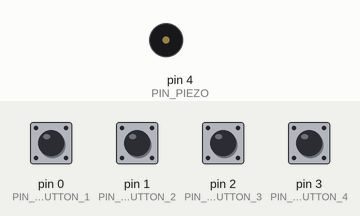
Simulated run of this sketch. Board: Arduino Uno, built with avr-gcc and run on an emulated ATmega328P. Parts: buzzer (waves = sounding). The test bench sets the inputs (shaded band); at power-on: pin 0 (PIN_LED_BUTTON_1), pin 1 (PIN_LED_BUTTON_2), pin 2 (PIN_LED_BUTTON_3), pin 3 (PIN_LED_BUTTON_4) HIGH. Random numbers use the default seed unless the sketch sets one.

Above: at 1.3 s.
1.4 s: pin 0 (PIN_LED_BUTTON_1) pulled LOW for 0.15 s
At 2.21 s:
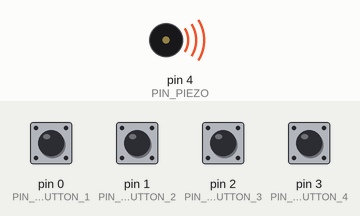
3.8 s: pin 0 (PIN_LED_BUTTON_1) pulled LOW for 1 s
7.8 s: pin 1 (PIN_LED_BUTTON_2) pulled LOW for 0.15 s
10.9 s: pin 2 (PIN_LED_BUTTON_3) pulled LOW for 0.15 s
At 11.5 s:
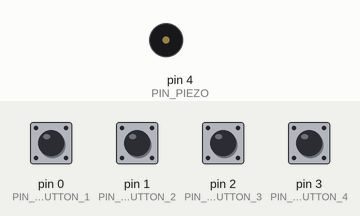
14.0 s: pin 0 (PIN_LED_BUTTON_1) pulled LOW for 0.15 s
17.0 s: pin 1 (PIN_LED_BUTTON_2) pulled LOW for 1 s
At 17.7 s:
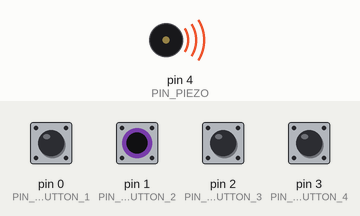
Timing chart, 0 to 21.3 s (numbered marks = the images above; inputs shaded):
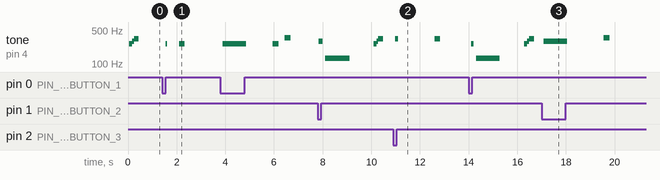

The sketch:

N_019.ino
```cpp
  /* Projeto Nº 19

  *
  * Author: Thiago Santos Tassinari
  * Data: 30/10/2020
  * Descrição do Projeto:

  <!----------------------------Game Genius----------------------------->

  Um circuito utilizando arduino UNO para simulação de um semáforo acionado para parar
  ao pedestre querer atravessar a rua. Apenas precisa apertar o botão para mudar a
  função dos LEDs.

<!-----------------------Componentes necessários------------------------------------->

  - 1 USB
  - 1 Protoboard;
  - 4 Leds;
  - 4 Buttons;
  - 1 ATTiny;
  - 1 Piezo;
  - 5 Resistores de 2.2KOhm
  - 4 Resistor de 220Ohm
  - Jumpers

<------------------------------------------------------------------------------------->
*/

// Definindo os pinos
#define PIN_LED_BUTTON_1  0   // Button 0 input/LED output
#define PIN_LED_BUTTON_2  1   // Button 1 input/LED output
#define PIN_LED_BUTTON_3  2   // Button 2 input/LED output
#define PIN_LED_BUTTON_4  3   // Button 3 input/LED output
#define PIN_PIEZO         4   // Piezo buzzer output

#define LED_BUTTON_COUNT  4   // Number of LEDs & buttons

static int buttonLookup[LED_BUTTON_COUNT] = { PIN_LED_BUTTON_1, PIN_LED_BUTTON_2, PIN_LED_BUTTON_3, PIN_LED_BUTTON_4 };
static long gameSeed;

// Retorna o período em microssegundos do tom de meio ciclo para cada botão.
int ledButtonHalfPeriod(int button) {
  switch (button) {
    case PIN_LED_BUTTON_1:
      return 1911;
    case PIN_LED_BUTTON_2:
      return 1703;
    case PIN_LED_BUTTON_3:
      return 1517;
    case PIN_LED_BUTTON_4:
      return 1432;
  }
  return 3822;
}

bool checkButtonPush(int button) {
  bool resultado = false;
  pinMode(button, INPUT);   // Definir botão como entrada
  digitalWrite(button, HIGH); // Enable pullup

  int halfPeriod = ledButtonHalfPeriod(button);

  while (digitalRead(button) == LOW) {
    // O botão está sendo pressionado
    resultado = true;
    digitalWrite(PIN_PIEZO, HIGH);
    delayMicroseconds(halfPeriod);
    digitalWrite(PIN_PIEZO, LOW);
    delayMicroseconds(halfPeriod);
  }
  return resultado;
}

int getButtonPush(void) {
  for (int i = 0; i < LED_BUTTON_COUNT; ++i) {
    if (checkButtonPush(buttonLookup[i])) {
      return i;
    }
  }
  return -1;
}

void displayLightAndSound(int led, int duration) {
  if (led >= 0) {
    pinMode(led, OUTPUT);   // Definir pino de cátodo led como saída
    digitalWrite(led, LOW);   // e dirigir baixo (para ligar o LED).
  }

  int halfPeriod = ledButtonHalfPeriod(led);
  long cycleCount = (long)duration * 500;
  cycleCount /= halfPeriod;
  for (; cycleCount > 0; --cycleCount) {
    digitalWrite(PIN_PIEZO, HIGH);
    delayMicroseconds(halfPeriod);
    digitalWrite(PIN_PIEZO, LOW);
    delayMicroseconds(halfPeriod);
  }

  if (led >= 0) {
    pinMode(led, INPUT);      // Definir pino de cátodo led como entrada
    digitalWrite(led, HIGH);  // e puxe para cima (para desligar o LED).
  }
}

void startUpLightsAndSound(void) {
  // Luzes e som de inicialização
  displayLightAndSound(PIN_LED_BUTTON_1, 100);
  displayLightAndSound(PIN_LED_BUTTON_2, 100);
  displayLightAndSound(PIN_LED_BUTTON_3, 100);
  displayLightAndSound(PIN_LED_BUTTON_4, 100);

  // Aguarde até que o botão seja pressionado para continuar
  while (getButtonPush() < 0) {
    delay(100);
  }

  // Atrase um pouco antes de começar
  delay(500);
}


// A rotina de configuração é executada uma vez quando você pressiona reset:
void setup() {
  // Definir pinos de botão como entrada
  pinMode(PIN_LED_BUTTON_1, INPUT);
  pinMode(PIN_LED_BUTTON_2, INPUT);
  pinMode(PIN_LED_BUTTON_3, INPUT);
  pinMode(PIN_LED_BUTTON_4, INPUT);

  // Defina o pino piezo como saída
  pinMode(PIN_PIEZO, OUTPUT);

  // Luzes e som de inicialização
  startUpLightsAndSound();

  // Randomize o primeiro jogo
  gameSeed = micros();
}

void loop() {
  static int sequenceLength = 1;
  int i;

  // Exibir sequência atual
  randomSeed(gameSeed);
  for (i = sequenceLength; i > 0; --i) {
    displayLightAndSound(buttonLookup[random(LED_BUTTON_COUNT)], 250);
    delay(250);
  }

  randomSeed(gameSeed);
  for (int matches = 0; matches < sequenceLength; ++matches) {
    int button = -1;
    int timeout;
    // Espere até que o jogador pressione um botão (com tempo limite de 3 segundos)
    for (button = -1, timeout = 30; timeout && button < 0; --timeout) {
      button = getButtonPush();
      delay(100);
    }

    // Verifique se o botão correto foi pressionado
    if (button != random(LED_BUTTON_COUNT)) {
      // Toque um som triste e comece um novo jogo
      displayLightAndSound(-1, 1000);
      gameSeed = micros();
      delay(1000);
      sequenceLength = 0;
      startUpLightsAndSound();
    }
  }
  ++sequenceLength;
  delay(1000);
}
```

Measured:
- after the input at 1.4 s, tone on pin 4 (PIN_PIEZO): silent → 261 Hz after 0.14 s, → silent 0.08 s later, → 261 Hz 0.48 s later, → silent 0.24 s later
- after the input at 10.9 s, tone on pin 4 (PIN_PIEZO): silent → 329 Hz after 0.09 s, → silent 0.12 s later, → 329 Hz 1.5 s later, → silent 0.24 s later
- after the input at 17.0 s, tone on pin 4 (PIN_PIEZO): silent → 293 Hz after 0.09 s, → silent 0.96 s later, → 348 Hz 1.5 s later, → silent 0.24 s later
